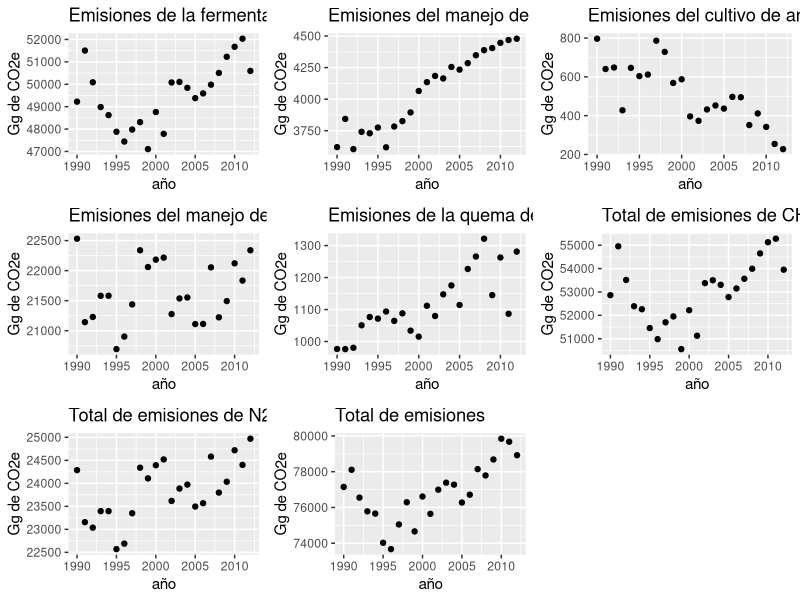
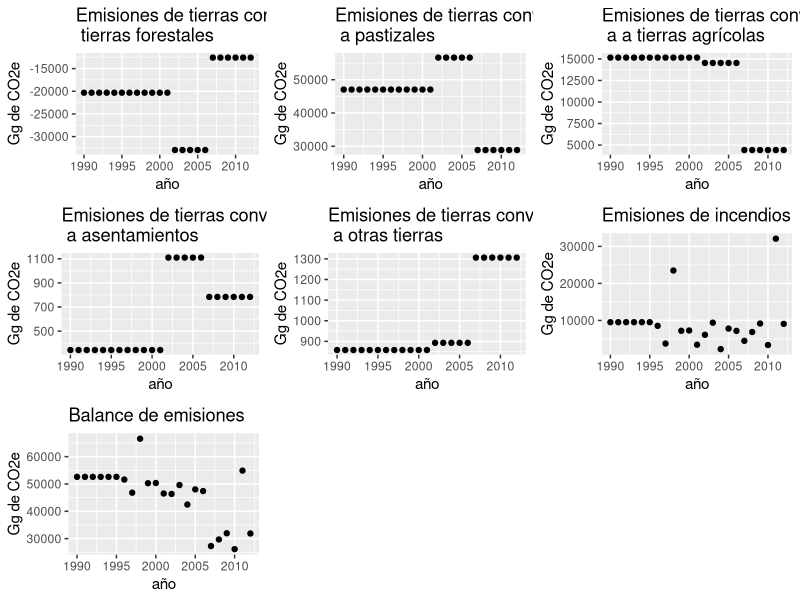

Source code (R) for these figures, in order:
library(tidyverse)
library(ggplot2)
library(ggpubr)

################### Emisiones del sector agrícola 1990-2012 ###################

emisiones_agricola <- read_csv("emisiones/agricola.csv", col_names = TRUE)

# Emisiones de fermentación entérica
pefe <- ggplot(emisiones_agricola, aes(ano, ferm_enterica)) + 
  geom_point() +
  ggtitle("Emisiones de la fermentación entérica") +
  xlab("año") +
  ylab("Gg de CO2e")

# Emisiones de manejo de estiércol
peme <- ggplot(emisiones_agricola, aes(ano, manejo_estiercol)) + 
  geom_point() +
  ggtitle("Emisiones del manejo de estiércol") +
  xlab("año") +
  ylab("Gg de CO2e")

# Emisiones de cutlivo de arroz
peca <- ggplot(emisiones_agricola, aes(ano, cult_arroz)) + 
  geom_point() + 
  ggtitle("Emisiones del cultivo de arroz") +
  xlab("año") +
  ylab("Gg de CO2e")

# Manejo de suelo agrícola
pmsa <- ggplot(emisiones_agricola, aes(ano, man_suelo_argi)) + 
  geom_point() +
  ggtitle("Emisiones del manejo de suelo agrícola") +
  xlab("año") +
  ylab("Gg de CO2e")

# Quema de residuos agrícolas
pqra <- ggplot(emisiones_agricola, aes(ano, quema_resi_agri)) + 
  geom_point() +
  ggtitle("Emisiones de la quema de residuos") +
  xlab("año") +
  ylab("Gg de CO2e")

# Total de emisiones de CH4
ptech4 <- ggplot(emisiones_agricola, aes(ano, tot_ch4)) + 
  geom_point() +
  ggtitle("Total de emisiones de CH4") +
  xlab("año") +
  ylab("Gg de CO2e")

# Total de emisiones de N2O
pten2o <- ggplot(emisiones_agricola, aes(ano, tot_n2o)) + 
  geom_point() +
  ggtitle("Total de emisiones de N2O") +
  xlab("año") +
  ylab("Gg de CO2e")

# Total de emisiones
pte <- ggplot(emisiones_agricola, aes(ano, tot_emisiones)) + 
  geom_point() +
  ggtitle("Total de emisiones") +
  xlab("año") +
  ylab("Gg de CO2e")

ggarrange(pefe, peme, peca, pmsa, pqra, ptech4, pten2o, pte,
          ncol = 3, nrow = 3)


######################### Emisiones del sector USCUSS #########################

emisiones_uscuss <- read_csv("emisiones/uscuss.csv", col_names = TRUE)


# Emisiones de tierras convertidas tierras forestales
etctf <- ggplot(emisiones_uscuss, aes(ano, conv_forest)) + 
  geom_point() +
  ggtitle("Emisiones de tierras convertidas \n tierras forestales") +
  xlab("año") +
  ylab("Gg de CO2e")

# Emisiones de tierras convertidas a pastizales
etcp <- ggplot(emisiones_uscuss, aes(ano, conv_pastizal)) + 
  geom_point() +
  ggtitle("Emisiones de tierras convertidas \n a pastizales") +
  xlab("año") +
  ylab("Gg de CO2e")


# Emisiones de tierras convertidas a tierras agrícolas
etcta <- ggplot(emisiones_uscuss, aes(ano, conv_agri)) + 
  geom_point() +
  ggtitle("Emisiones de tierras convertidas \n a a tierras agrícolas") +
  xlab("año") +
  ylab("Gg de CO2e")

# Emisiones de tierras convertidas a asentamientos
etca <- ggplot(emisiones_uscuss, aes(ano, conv_asent)) + 
  geom_point() +
  ggtitle("Emisiones de tierras convertidas \n a asentamientos") +
  xlab("año") +
  ylab("Gg de CO2e")

# Emisiones de tierras convertidas a otras tierras
etcot <- ggplot(emisiones_uscuss, aes(ano, conv_otros)) + 
  geom_point() +
  ggtitle("Emisiones de tierras convertidas \n a otras tierras") +
  xlab("año") +
  ylab("Gg de CO2e")

# Emisiones de incendios
edi <- ggplot(emisiones_uscuss, aes(ano, incendios)) + 
  geom_point() +
  ggtitle("Emisiones de incendios") +
  xlab("año") +
  ylab("Gg de CO2e")

# Emisiones de balance
edb <- ggplot(emisiones_uscuss, aes(ano, balance)) + 
  geom_point() +
  ggtitle("Balance de emisiones") +
  xlab("año") +
  ylab("Gg de CO2e")

ggarrange(etctf, etcp, etcta, etca, etcot, edi, edb, 
          ncol = 3, nrow = 3)